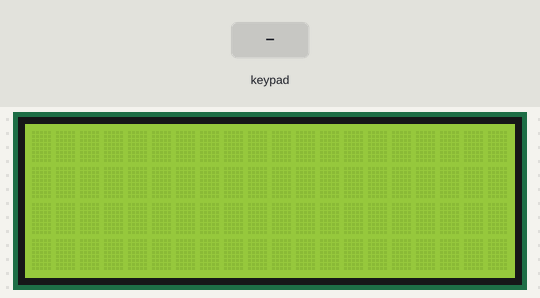
Bench run of a sketch on a simulated Arduino Mega 2560, built with avr-gcc and run on an emulated ATmega2560. Parts: 20×4 character LCD. The inputs (shaded band) are chosen by the test bench. What the sketch prints to the serial monitor is not drawn.

Above: at 1.3 s.
1.4 s: keypad keys 3 0 3 2 3 4 3 6 * pressed 0.4 s apart
At 2.01 s:
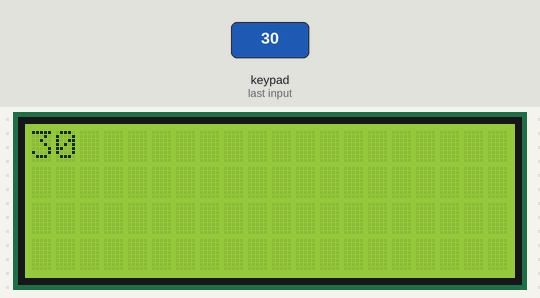
6.5 s: key '/' pressed
At 7.2 s:
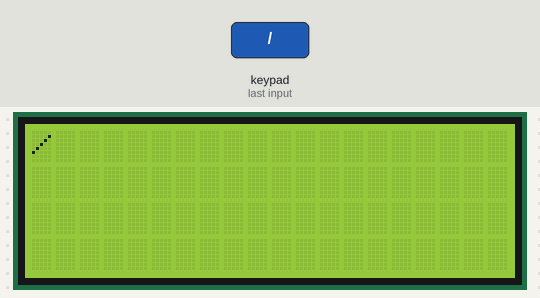
8.0 s: keypad keys 7 + 5 = pressed 0.4 s apart
At 10.0 s:
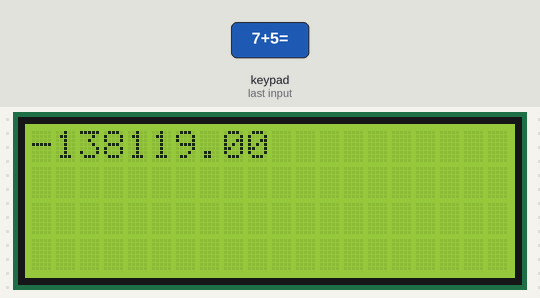
11.1 s: key '=' pressed
At 12.1 s:
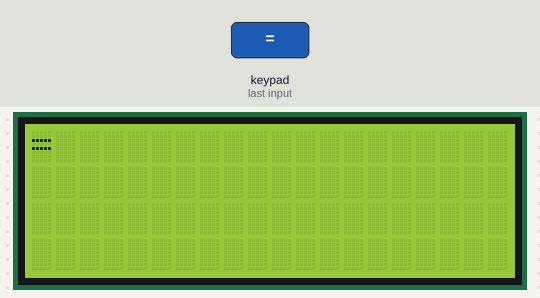
12.6 s: key '+' pressed
14.1 s: key '3' pressed
At 15.4 s:
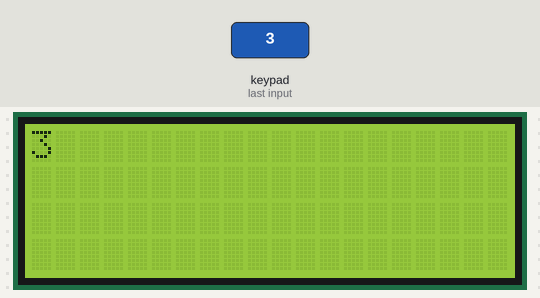
Timing chart, 0 to 16.6 s (numbered marks = the images above; inputs shaded):
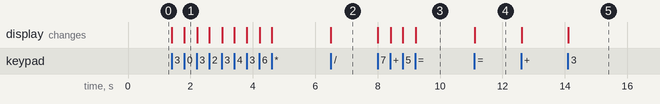

Measured:
- after the input at 1.4 s, the display: first changes at once (image 1 shows a later state)
- after the input at 6.5 s, the display: changes at once (image 2)
- after the input at 8.0 s, the display: first changes at once (image 3 shows a later state)
- after the input at 11.1 s, the display: changes at once (image 4)
- after the input at 14.1 s, the display: changes at once (image 5)

The sketch:

LED_Test14_Advance.ino
```cpp
// 1000개의 계산을 받아낼 수 있는 계산기
#include <Wire.h>
#include <LiquidCrystal_I2C.h>
#include <Keypad.h>
#include <string.h>
const byte ROWS = 4;
const byte COLS = 4;

char hexaKeys[ROWS][COLS] = {
  {'+','1','2','3'},
  {'-','4','5','6'},
  {'*','7','8','9'},
  {'/','c','0','='}
};

byte rowPins[ROWS] = {30, 32, 34, 36};
byte colPins[COLS] = {28, 26, 24, 22};
char customKey;
Keypad customKeypad = Keypad(makeKeymap(hexaKeys),
rowPins, colPins, ROWS, COLS);

LiquidCrystal_I2C lcd(0x27,20,4);

// 내가 만든 변수들
String Number;         // 키패드에 치는거 받을 변수
int count = 0;         // 연산자가 들어왔을 때 카운트
int Array[1000];       // 계산 할 수들
char Operator[1000];   // 연산자가 뭐 들어왔는지 저장할 변수
double Result = 0;     // 계산한 결과값을 나타낼 변수


void setup()
{
  Serial.begin(9600);
  lcd.init();                      // initialize the lcd
  lcd.init();
  // Print a message to the LCD.
  lcd.backlight();
}


void loop()
{
  customKey = customKeypad.getKey();
  if(customKey)
  {
    Serial.println(customKey);
  }

  // 커스텀키에 값이 들어와야 로직 시작
  if(customKey != NULL)
  {
    // Number 라는 스트링에 숫자받기
    if(customKey != '+' && customKey != '-' && customKey != '*' && customKey != '/' && customKey != '=' && customKey != 'c')
    {
      Number += customKey;
      lcd.setCursor(0,0);
      lcd.print(Number);
    }

    // (연산자, =) 을 받았을 때
    else if(customKey == '+' || customKey == '-' || customKey == '*' || customKey == '/' || customKey == '=')
    {
      lcd.clear();
      lcd.print(customKey);

      // Number에 숫자 받기 AND Operator에 (연산자와 =) 받기
      count++;
      for(int i=0; i<count; i++)
      {
        if(Array[i] == 0)  // Null이 아니라 0 일 수도 있음 ** Operator도
        {
          Array[i]    = Number.toInt();
          Operator[i] = customKey;
          Number      = "";
        }
      }

      // 첫 번째 수는 Result에 저장하기
      if(count <= 1)
      {
        Result = Array[0];
        Serial.println(Result);
        return;
      }
      // '=' 이라는 값을 입력받으면 한꺼번에 계산 시작
      if(customKey == '=')
      {
        lcd.clear();
        for(int i=0; i<count; i++)
        {
          switch(Operator[i])
          {
            case '+':
              Result += Array[i+1];
              break;
            case '-':
              Result -= Array[i+1];
              break;
            case '*':
              Result *= Array[i+1];
              break;
            case '/':
              Result /= Array[i+1];
              break;
            case '=':
              lcd.setCursor(0,0);
              lcd.print(Result);
              for(int i=0; i<count; i++)
              {
                Array[i]    = NULL;
                Operator[i] = NULL;
              }
              Number = Result;
              count  = 0;
              break;
          }
        }
      }
    }

    // 입력키가 c 일 경우
    else if(customKey == 'c')
    {
      for(int i=0; i< count; i++)
      {
        Array[i]    = NULL;
        Operator[i] = NULL;
      }
      Result = 0;
      count  = 0;
      Number = "";
      lcd.init();
    }
  }
}
```
